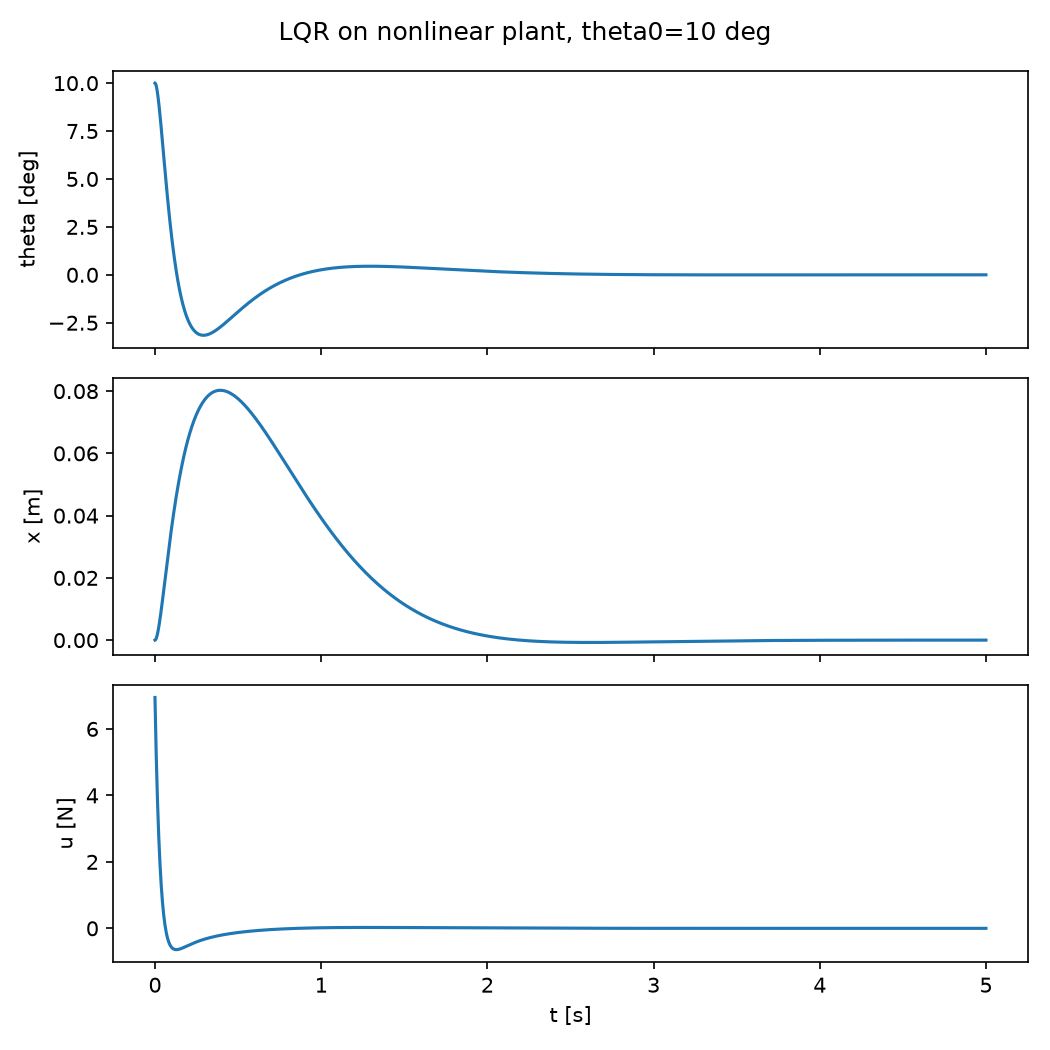

Python code for this plot:
import numpy as np
import matplotlib.pyplot as plt

from params import Params, DEFAULT_PARAMS
from simulate import run_sim
from lqr_design import design_lqr
                                                    
                                                                                        
def closed_loop_test(p: Params = DEFAULT_PARAMS, theta0_deg: float = 10.0,
                    t_final: float = 5.0, plot: bool = True):
    K, _ = design_lqr(p)
    x_eq = np.array([0.0, 0.0, 0.0, 0.0])

    def u_func(t, state):                            
        return float((-K @ (state - x_eq)).item())                                        

    state0 = np.array([0.0, 0.0, np.deg2rad(theta0_deg), 0.0])
    res = run_sim(state0, (0, t_final), p, u_func=u_func)

    theta_final_deg = np.rad2deg(res.y[2, -1])       
    u_vals = np.array([u_func(t, res.y[:, i]) for i, t in enumerate(res.t)])
    max_u = np.max(np.abs(u_vals))
    max_x = np.max(np.abs(res.y[0]))
    print(f"theta0={theta0_deg:5.1f} deg  theta_final={theta_final_deg:9.4f} deg  "
        f"max|u|={max_u:7.2f} N  max|x|={max_x:.3f} m")
    converged = abs(theta_final_deg) < 0.5
    print("PASS -- converged near upright" if converged else "FAIL -- did not converge")

    if plot:
        fig, axes = plt.subplots(3, 1, figsize=(7, 7), sharex=True)
        axes[0].plot(res.t, np.rad2deg(res.y[2]))
        axes[0].set_ylabel("theta [deg]")                                                 
        axes[1].plot(res.t, res.y[0])
        axes[1].set_ylabel("x [m]")
        axes[2].plot(res.t, u_vals)
        axes[2].set_ylabel("u [N]")                                                       
        axes[2].set_xlabel("t [s]")
        fig.suptitle(f"LQR on nonlinear plant, theta0={theta0_deg} deg")
        fig.tight_layout()
        fig.savefig("closed_loop_sim.png", dpi=150)                                       
        print("Saved plot to closed_loop_sim.png")

    return res                                       
                                                                                        

if __name__ == "__main__":
    closed_loop_test(theta0_deg=10.0)
